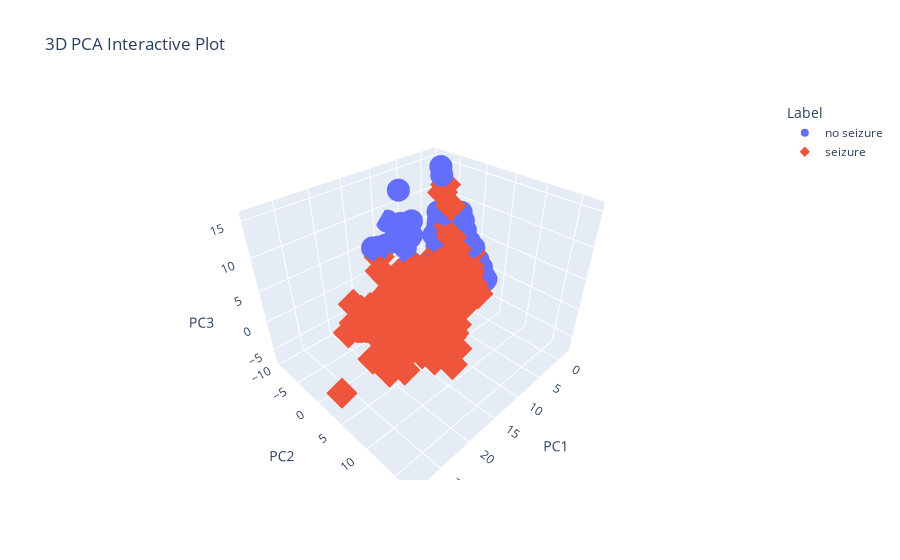

Notebook source saved alongside this figure:
### Markdown cell above
I inlcuded this 3D plot to check the separability of classes with only the first 3 pca components

### Code cell
pca = PCA(n_components=3)
X_pca = pca.fit_transform(X)

df = pd.DataFrame(X_pca, columns=['PC1', 'PC2', 'PC3'])
df['label'] = y

label_map = {0: 'no seizure', 1: 'seizure'}
df['label_name'] = df['label'].map(label_map)

fig = px.scatter_3d(
    df,
    x='PC1',
    y='PC2',
    z='PC3',
    color='label_name',         
    symbol='label_name',        
    labels={'color': 'Condition'},  
    title='3D PCA Interactive Plot'
)

fig.update_layout(
    scene=dict(
        xaxis_title='PC1',
        yaxis_title='PC2',
        zaxis_title='PC3'
    ),
    legend_title_text='Label'
)

fig.show()

### Figure 1 — Plotly figure (JSON) as saved in the notebook; plotly's stock layout.template omitted (floating-point values rounded to 4 significant figures; data arrays with more than 128 entries replaced by an {"elided": "..."} marker saying what was removed)
{"data": [{"hovertemplate": "label_name=no seizure<br>PC1=%{x}<br>PC2=%{y}<br>PC3=%{z}<extra></extra>", "legendgroup": "no seizure", "marker": {"color": "#636efa", "symbol": "circle"}, "mode": "markers", "name": "no seizure", "scene": "scene", "showlegend": true, "type": "scatter3d", "x": {"elided": "9200 float values"}, "y": {"elided": "9200 float values"}, "z": {"elided": "9200 float values"}}, {"hovertemplate": "label_name=seizure<br>PC1=%{x}<br>PC2=%{y}<br>PC3=%{z}<extra></extra>", "legendgroup": "seizure", "marker": {"color": "#EF553B", "symbol": "diamond"}, "mode": "markers", "name": "seizure", "scene": "scene", "showlegend": true, "type": "scatter3d", "x": {"elided": "2300 float values"}, "y": {"elided": "2300 float values"}, "z": {"elided": "2300 float values"}}], "layout": {"legend": {"title": {"text": "Label"}, "tracegroupgap": 0}, "scene": {"domain": {"x": [0, 1], "y": [0, 1]}, "xaxis": {"title": {"text": "PC1"}}, "yaxis": {"title": {"text": "PC2"}}, "zaxis": {"title": {"text": "PC3"}}}, "title": {"text": "3D PCA Interactive Plot"}}}
